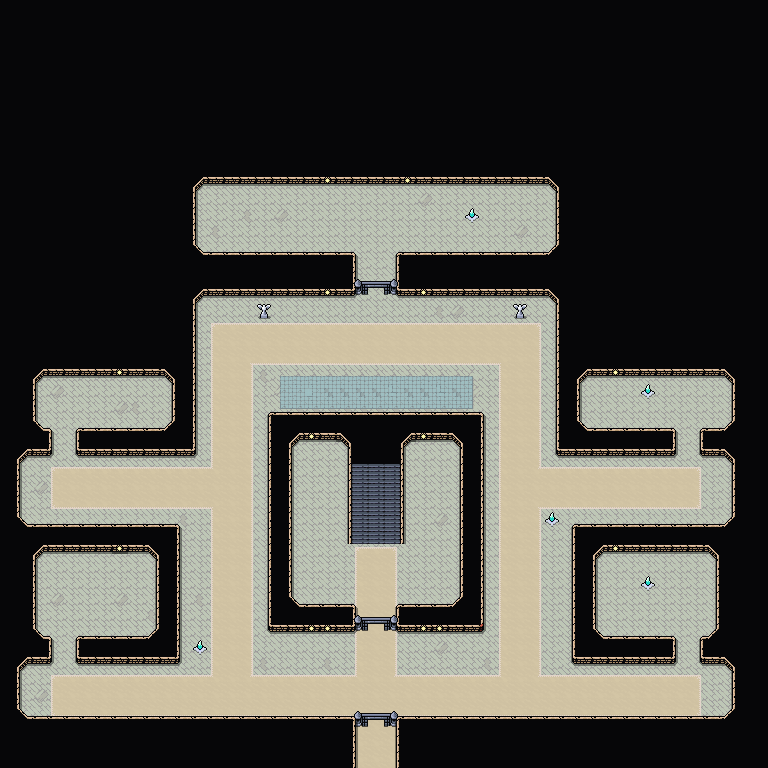

This is a level from a 2D game, rendered from its Tiled map with the project's own tilesets. A one-line summary and the map file follow, with tile-layer data summarised:
An orthogonal 48x48 tile map with 16x16 px tiles, 5 tile layers (Background, Floor, Ground, Foreground, ...), 4 tilesets and 23 objects.

<map version="1.10" tiledversion="1.11.2" orientation="orthogonal" renderorder="right-down" width="48" height="48" tilewidth="16" tileheight="16" infinite="0" nextlayerid="8" nextobjectid="87">
 <editorsettings>
  <export target="wastetown..tmx" format="tmx" />
 </editorsettings>
 <properties>
  <property name="dungeonEffect">{"startBattleWithCardInCommandZone": [ "Akroma's Presence" ]
}</property>
  <property name="respawnEnemies" type="bool" value="true" />
 </properties>
 <tileset firstgid="1" source="../../../tileset/main.tsx" />
 <tileset firstgid="10113" source="../../../tileset/buildings.tsx" />
 <tileset firstgid="11905" source="../../../../../Innistrad/maps/tileset/INN_dungen_crawler_tileset.tsx" />
 <tileset firstgid="24193" source="../../../tileset/dungeon/dungeon_bis.tsx" />
 <layer id="1" name="Background" width="48" height="48">
  <data>[2304 cells, 2304 non-empty, 4 distinct tile ids]</data>
 </layer>
 <layer id="6" name="Floor" width="48" height="48">
  <data>[2304 cells, 393 non-empty, 13 distinct tile ids]</data>
 </layer>
 <layer id="2" name="Ground" width="48" height="48">
  <data>[2304 cells, 85 non-empty, 20 distinct tile ids]</data>
 </layer>
 <layer id="3" name="Foreground" width="48" height="48">
  <properties>
   <property name="spriteLayer" type="bool" value="true" />
  </properties>
  <data>[2304 cells, 1670 non-empty, 18 distinct tile ids]</data>
 </layer>
 <layer id="7" name="AboveSprites" width="48" height="48">
  <data>[2304 cells, 9 non-empty, 3 distinct tile ids]</data>
 </layer>
 <objectgroup id="4" name="Objects">
  <!-- 23 objects omitted --></objectgroup>
</map>
<!-- 23 of 23 objects omitted -->
